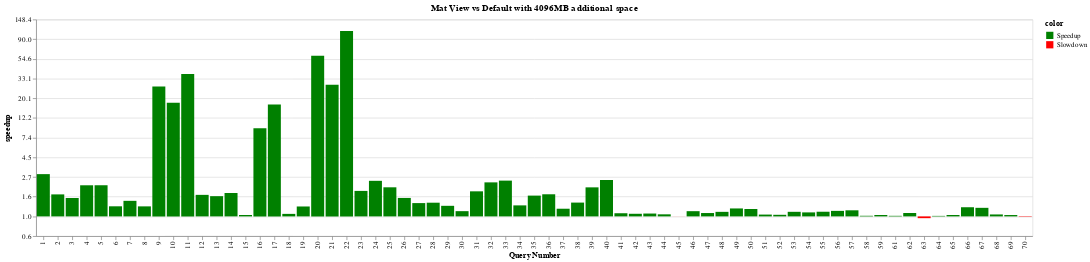

Notebook source saved alongside this figure:
### Code cell


### Figure 1 — Vega-Lite specification as saved in the notebook (floating-point values rounded to 4 significant figures)
{"$schema": "https://vega.github.io/schema/vega-lite/v4.17.0.json", "config": {"view": {"continuousHeight": 300, "continuousWidth": 400}}, "data": {"name": "data-0311b6ddd3dbdbc70747641eb8dcd59e"}, "datasets": {"data-0311b6ddd3dbdbc70747641eb8dcd59e": [{"budget": 64, "color": "Speedup", "expt_name": "mat_view", "index": 0, "log_speedup": 1.074, "query_name": "query1", "query_num": 1, "running_time": 0.01639, "speedup": 2.926}, {"budget": 64, "color": "Speedup", "expt_name": "mat_view", "index": 1, "log_speedup": 0.5589, "query_name": "query2", "query_num": 2, "running_time": 0.0128, "speedup": 1.749}, {"budget": 64, "color": "Speedup", "expt_name": "mat_view", "index": 2, "log_speedup": 0.4679, "query_name": "query3", "query_num": 3, "running_time": 0.01526, "speedup": 1.597}, {"budget": 64, "color": "Speedup", "expt_name": "mat_view", "index": 3, "log_speedup": 0.7903, "query_name": "query4", "query_num": 4, "running_time": 0.01359, "speedup": 2.204}, {"budget": 64, "color": "Speedup", "expt_name": "mat_view", "index": 4, "log_speedup": 0.7913, "query_name": "query5", "query_num": 5, "running_time": 0.04358, "speedup": 2.206}, {"budget": 64, "color": "Speedup", "expt_name": "mat_view", "index": 5, "log_speedup": 0.2566, "query_name": "query6", "query_num": 6, "running_time": 1.162, "speedup": 1.292}, {"budget": 64, "color": "Speedup", "expt_name": "mat_view", "index": 6, "log_speedup": 0.3953, "query_name": "query7", "query_num": 7, "running_time": 0.3892, "speedup": 1.485}, {"budget": 64, "color": "Speedup", "expt_name": "mat_view", "index": 7, "log_speedup": 0.2547, "query_name": "query8", "query_num": 8, "running_time": 2.356, "speedup": 1.29}, {"budget": 64, "color": "Speedup", "expt_name": "mat_view", "index": 8, "log_speedup": 3.297, "query_name": "query9", "query_num": 9, "running_time": 0.007399, "speedup": 27.04}, {"budget": 64, "color": "Speedup", "expt_name": "mat_view", "index": 9, "log_speedup": 2.889, "query_name": "query10", "query_num": 10, "running_time": 0.007479, "speedup": 17.97}, {"budget": 64, "color": "Speedup", "expt_name": "mat_view", "index": 10, "log_speedup": 3.616, "query_name": "query11", "query_num": 11, "running_time": 0.007274, "speedup": 37.17}, {"budget": 64, "color": "Speedup", "expt_name": "mat_view", "index": 11, "log_speedup": 0.547, "query_name": "query12", "query_num": 12, "running_time": 0.4377, "speedup": 1.728}, {"budget": 64, "color": "Speedup", "expt_name": "mat_view", "index": 12, "log_speedup": 0.5138, "query_name": "query13", "query_num": 13, "running_time": 0.2796, "speedup": 1.672}, {"budget": 64, "color": "Speedup", "expt_name": "mat_view", "index": 13, "log_speedup": 0.5947, "query_name": "query14", "query_num": 14, "running_time": 0.5873, "speedup": 1.813}, {"budget": 64, "color": "Speedup", "expt_name": "mat_view", "index": 14, "log_speedup": 0.03611, "query_name": "query15", "query_num": 15, "running_time": 0.3086, "speedup": 1.037}, {"budget": 64, "color": "Speedup", "expt_name": "mat_view", "index": 15, "log_speedup": 2.237, "query_name": "query16", "query_num": 16, "running_time": 0.0479, "speedup": 9.37}, {"budget": 64, "color": "Speedup", "expt_name": "mat_view", "index": 16, "log_speedup": 2.841, "query_name": "query17", "query_num": 17, "running_time": 0.02487, "speedup": 17.13}, {"budget": 64, "color": "Speedup", "expt_name": "mat_view", "index": 17, "log_speedup": 0.06411, "query_name": "query18", "query_num": 18, "running_time": 0.3092, "speedup": 1.066}, {"budget": 64, "color": "Speedup", "expt_name": "mat_view", "index": 18, "log_speedup": 0.252, "query_name": "query19", "query_num": 19, "running_time": 3.969, "speedup": 1.287}, {"budget": 64, "color": "Speedup", "expt_name": "mat_view", "index": 19, "log_speedup": 4.076, "query_name": "query20", "query_num": 20, "running_time": 0.01941, "speedup": 58.93}, {"budget": 64, "color": "Speedup", "expt_name": "mat_view", "index": 20, "log_speedup": 3.342, "query_name": "query21", "query_num": 21, "running_time": 0.01951, "speedup": 28.26}, {"budget": 64, "color": "Speedup", "expt_name": "mat_view", "index": 21, "log_speedup": 4.711, "query_name": "query22", "query_num": 22, "running_time": 0.01932, "speedup": 111.1}, {"budget": 64, "color": "Speedup", "expt_name": "mat_view", "index": 22, "log_speedup": 0.6473, "query_name": "query23", "query_num": 23, "running_time": 0.9429, "speedup": 1.91}, {"budget": 64, "color": "Speedup", "expt_name": "mat_view", "index": 23, "log_speedup": 0.9035, "query_name": "query24", "query_num": 24, "running_time": 0.5429, "speedup": 2.468}, {"budget": 64, "color": "Speedup", "expt_name": "mat_view", "index": 24, "log_speedup": 0.7389, "query_name": "query25", "query_num": 25, "running_time": 0.1108, "speedup": 2.094}, {"budget": 64, "color": "Speedup", "expt_name": "mat_view", "index": 25, "log_speedup": 0.4688, "query_name": "query26", "query_num": 26, "running_time": 0.4365, "speedup": 1.598}, {"budget": 64, "color": "Speedup", "expt_name": "mat_view", "index": 26, "log_speedup": 0.3381, "query_name": "query27", "query_num": 27, "running_time": 0.2096, "speedup": 1.402}, {"budget": 64, "color": "Speedup", "expt_name": "mat_view", "index": 27, "log_speedup": 0.348, "query_name": "query28", "query_num": 28, "running_time": 0.6634, "speedup": 1.416}, {"budget": 64, "color": "Speedup", "expt_name": "mat_view", "index": 28, "log_speedup": 0.2689, "query_name": "query29", "query_num": 29, "running_time": 0.389, "speedup": 1.309}, {"budget": 64, "color": "Speedup", "expt_name": "mat_view", "index": 29, "log_speedup": 0.1332, "query_name": "query30", "query_num": 30, "running_time": 2.617, "speedup": 1.142}, {"budget": 64, "color": "Speedup", "expt_name": "mat_view", "index": 30, "log_speedup": 0.6367, "query_name": "query31", "query_num": 31, "running_time": 0.01935, "speedup": 1.89}, {"budget": 64, "color": "Speedup", "expt_name": "mat_view", "index": 31, "log_speedup": 0.8643, "query_name": "query32", "query_num": 32, "running_time": 0.02138, "speedup": 2.373}, {"budget": 64, "color": "Speedup", "expt_name": "mat_view", "index": 32, "log_speedup": 0.9086, "query_name": "query33", "query_num": 33, "running_time": 0.4607, "speedup": 2.481}, {"budget": 64, "color": "Speedup", "expt_name": "mat_view", "index": 33, "log_speedup": 0.2799, "query_name": "query34", "query_num": 34, "running_time": 0.1913, "speedup": 1.323}, {"budget": 64, "color": "Speedup", "expt_name": "mat_view", "index": 34, "log_speedup": 0.5281, "query_name": "query35", "query_num": 35, "running_time": 0.03097, "speedup": 1.696}, {"budget": 64, "color": "Speedup", "expt_name": "mat_view", "index": 35, "log_speedup": 0.5619, "query_name": "query36", "query_num": 36, "running_time": 0.2024, "speedup": 1.754}, {"budget": 64, "color": "Speedup", "expt_name": "mat_view", "index": 36, "log_speedup": 0.195, "query_name": "query37", "query_num": 37, "running_time": 0.6391, "speedup": 1.215}, {"budget": 64, "color": "Speedup", "expt_name": "mat_view", "index": 37, "log_speedup": 0.3508, "query_name": "query38", "query_num": 38, "running_time": 0.05988, "speedup": 1.42}, {"budget": 64, "color": "Speedup", "expt_name": "mat_view", "index": 38, "log_speedup": 0.7377, "query_name": "query39", "query_num": 39, "running_time": 0.1363, "speedup": 2.091}, {"budget": 64, "color": "Speedup", "expt_name": "mat_view", "index": 39, "log_speedup": 0.9251, "query_name": "query40", "query_num": 40, "running_time": 0.09514, "speedup": 2.522}, {"budget": 64, "color": "Speedup", "expt_name": "mat_view", "index": 40, "log_speedup": 0.08042, "query_name": "query41", "query_num": 41, "running_time": 4.022, "speedup": 1.084}, {"budget": 64, "color": "Speedup", "expt_name": "mat_view", "index": 41, "log_speedup": 0.06668, "query_name": "query42", "query_num": 42, "running_time": 1.724, "speedup": 1.069}, {"budget": 64, "color": "Speedup", "expt_name": "mat_view", "index": 42, "log_speedup": 0.07273, "query_name": "query43", "query_num": 43, "running_time": 4.936, "speedup": 1.075}, {"budget": 64, "color": "Speedup", "expt_name": "mat_view", "index": 43, "log_speedup": 0.05264, "query_name": "query44", "query_num": 44, "running_time": 0.7784, "speedup": 1.054}, {"budget": 64, "color": "Slowdown", "expt_name": "mat_view", "index": 44, "log_speedup": -0.001553, "query_name": "query45", "query_num": 45, "running_time": 0.6646, "speedup": 0.9984}, {"budget": 64, "color": "Speedup", "expt_name": "mat_view", "index": 45, "log_speedup": 0.1327, "query_name": "query46", "query_num": 46, "running_time": 0.6878, "speedup": 1.142}, {"budget": 64, "color": "Speedup", "expt_name": "mat_view", "index": 46, "log_speedup": 0.08555, "query_name": "query47", "query_num": 47, "running_time": 1.484, "speedup": 1.089}, {"budget": 64, "color": "Speedup", "expt_name": "mat_view", "index": 47, "log_speedup": 0.1158, "query_name": "query48", "query_num": 48, "running_time": 1.061, "speedup": 1.123}, {"budget": 64, "color": "Speedup", "expt_name": "mat_view", "index": 48, "log_speedup": 0.2021, "query_name": "query49", "query_num": 49, "running_time": 2.826, "speedup": 1.224}, {"budget": 64, "color": "Speedup", "expt_name": "mat_view", "index": 49, "log_speedup": 0.188, "query_name": "query50", "query_num": 50, "running_time": 1.997, "speedup": 1.207}, {"budget": 64, "color": "Speedup", "expt_name": "mat_view", "index": 50, "log_speedup": 0.04638, "query_name": "query51", "query_num": 51, "running_time": 4.876, "speedup": 1.047}, {"budget": 64, "color": "Speedup", "expt_name": "mat_view", "index": 51, "log_speedup": 0.04069, "query_name": "query52", "query_num": 52, "running_time": 2.817, "speedup": 1.042}, {"budget": 64, "color": "Speedup", "expt_name": "mat_view", "index": 52, "log_speedup": 0.1165, "query_name": "query53", "query_num": 53, "running_time": 0.1479, "speedup": 1.124}, {"budget": 64, "color": "Speedup", "expt_name": "mat_view", "index": 53, "log_speedup": 0.1018, "query_name": "query54", "query_num": 54, "running_time": 0.1707, "speedup": 1.107}, {"budget": 64, "color": "Speedup", "expt_name": "mat_view", "index": 54, "log_speedup": 0.1185, "query_name": "query55", "query_num": 55, "running_time": 0.1861, "speedup": 1.126}, {"budget": 64, "color": "Speedup", "expt_name": "mat_view", "index": 55, "log_speedup": 0.1404, "query_name": "query56", "query_num": 56, "running_time": 0.6003, "speedup": 1.151}, {"budget": 64, "color": "Speedup", "expt_name": "mat_view", "index": 56, "log_speedup": 0.1549, "query_name": "query57", "query_num": 57, "running_time": 0.5596, "speedup": 1.167}, {"budget": 64, "color": "Speedup", "expt_name": "mat_view", "index": 57, "log_speedup": 0.01575, "query_name": "query58", "query_num": 58, "running_time": 27.2, "speedup": 1.016}, {"budget": 64, "color": "Speedup", "expt_name": "mat_view", "index": 58, "log_speedup": 0.03631, "query_name": "query59", "query_num": 59, "running_time": 0.1891, "speedup": 1.037}, {"budget": 64, "color": "Speedup", "expt_name": "mat_view", "index": 59, "log_speedup": 0.01481, "query_name": "query61", "query_num": 61, "running_time": 9.863, "speedup": 1.015}, {"budget": 64, "color": "Speedup", "expt_name": "mat_view", "index": 60, "log_speedup": 0.08583, "query_name": "query62", "query_num": 62, "running_time": 1.228, "speedup": 1.09}, {"budget": 64, "color": "Slowdown", "expt_name": "mat_view", "index": 61, "log_speedup": -0.04497, "query_name": "query63", "query_num": 63, "running_time": 3.021, "speedup": 0.956}, {"budget": 64, "color": "Speedup", "expt_name": "mat_view", "index": 62, "log_speedup": 0.01308, "query_name": "query64", "query_num": 64, "running_time": 2.113, "speedup": 1.013}, {"budget": 64, "color": "Speedup", "expt_name": "mat_view", "index": 63, "log_speedup": 0.03582, "query_name": "query65", "query_num": 65, "running_time": 0.1578, "speedup": 1.036}, {"budget": 64, "color": "Speedup", "expt_name": "mat_view", "index": 64, "log_speedup": 0.2327, "query_name": "query66", "query_num": 66, "running_time": 0.8165, "speedup": 1.262}, {"budget": 64, "color": "Speedup", "expt_name": "mat_view", "index": 65, "log_speedup": 0.2177, "query_name": "query67", "query_num": 67, "running_time": 0.6949, "speedup": 1.243}, {"budget": 64, "color": "Speedup", "expt_name": "mat_view", "index": 66, "log_speedup": 0.04956, "query_name": "query68", "query_num": 68, "running_time": 0.2603, "speedup": 1.051}, {"budget": 64, "color": "Speedup", "expt_name": "mat_view", "index": 67, "log_speedup": 0.03486, "query_name": "query69", "query_num": 69, "running_time": 0.1784, "speedup": 1.035}, {"budget": 64, "color": "Slowdown", "expt_name": "mat_view", "index": 68, "log_speedup": -0.01011, "query_name": "query70", "query_num": 70, "running_time": 5.302, "speedup": 0.9899}]}, "encoding": {"color": {"field": "color", "scale": {"domain": ["Speedup", "Slowdown"], "range": ["green", "red"]}, "type": "nominal"}, "x": {"axis": {"title": "Query Number"}, "field": "query_num", "type": "ordinal"}, "y": {"axis": {"format": ",.0f", "labelExpr": "format(exp(datum.value),',.1f')", "title": "speedup"}, "field": "log_speedup", "type": "quantitative"}}, "mark": "bar", "title": {"text": "Mat View vs Default with 4096MB additional space"}}
